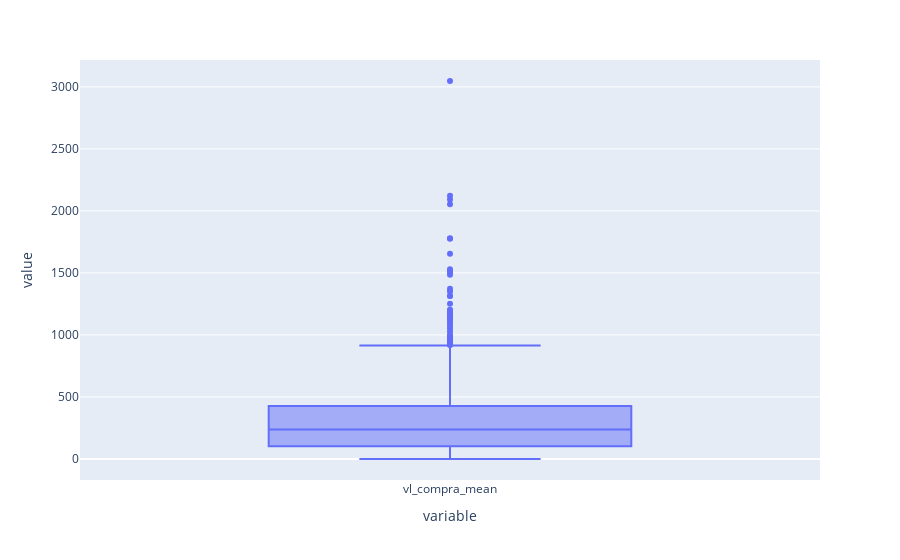

Here is the notebook cell this chart was saved with:
### Code cell
fig = px.box(df_filtrado, y=['vl_compra_mean'])
fig.show()

### Figure 1 — Plotly figure (JSON) as saved in the notebook; plotly's stock layout.template omitted (floating-point values rounded to 4 significant figures; data arrays with more than 128 entries replaced by an {"elided": "..."} marker saying what was removed)
{"data": [{"alignmentgroup": "True", "hovertemplate": "variable=%{x}<br>value=%{y}<extra></extra>", "legendgroup": "", "marker": {"color": "#636efa"}, "name": "", "notched": false, "offsetgroup": "", "orientation": "v", "showlegend": false, "type": "box", "x": {"elided": "1269 str values"}, "x0": " ", "xaxis": "x", "y": {"elided": "1269 float values"}, "y0": " ", "yaxis": "y"}], "layout": {"boxmode": "group", "legend": {"tracegroupgap": 0}, "margin": {"t": 60}, "xaxis": {"anchor": "y", "domain": [0, 1], "title": {"text": "variable"}}, "yaxis": {"anchor": "x", "domain": [0, 1], "title": {"text": "value"}}}}
